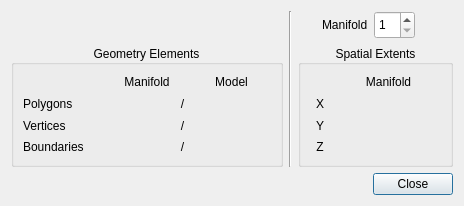
<?xml version="1.0" encoding="UTF-8"?>
<ui version="4.0">
 <class>ModelPropertiesDialog</class>
 <widget class="QDialog" name="ModelPropertiesDialog">
  <property name="geometry">
   <rect>
    <x>0</x>
    <y>0</y>
    <width>464</width>
    <height>206</height>
   </rect>
  </property>
  <property name="sizePolicy">
   <sizepolicy hsizetype="MinimumExpanding" vsizetype="MinimumExpanding">
    <horstretch>0</horstretch>
    <verstretch>0</verstretch>
   </sizepolicy>
  </property>
  <property name="minimumSize">
   <size>
    <width>0</width>
    <height>0</height>
   </size>
  </property>
  <property name="windowTitle">
   <string>Dialog</string>
  </property>
  <layout class="QVBoxLayout" name="verticalLayout_5">
   <item>
    <layout class="QHBoxLayout" name="horizontalLayout_10" stretch="7,0,4">
     <item>
      <layout class="QVBoxLayout" name="verticalLayout_4" stretch="0,1">
       <item>
        <layout class="QHBoxLayout" name="horizontalLayout_11">
         <item>
          <spacer name="horizontalSpacer_4">
           <property name="orientation">
            <enum>Qt::Horizontal</enum>
           </property>
           <property name="sizeHint" stdset="0">
            <size>
             <width>40</width>
             <height>28</height>
            </size>
           </property>
          </spacer>
         </item>
         <item>
          <widget class="QLabel" name="textureMappedLabel">
           <property name="sizePolicy">
            <sizepolicy hsizetype="Preferred" vsizetype="Preferred">
             <horstretch>1</horstretch>
             <verstretch>0</verstretch>
            </sizepolicy>
           </property>
           <property name="palette">
            <palette>
             <active>
              <colorrole role="Text">
               <brush brushstyle="SolidPattern">
                <color alpha="255">
                 <red>204</red>
                 <green>0</green>
                 <blue>0</blue>
                </color>
               </brush>
              </colorrole>
              <colorrole role="PlaceholderText">
               <brush brushstyle="SolidPattern">
                <color alpha="128">
                 <red>204</red>
                 <green>0</green>
                 <blue>0</blue>
                </color>
               </brush>
              </colorrole>
             </active>
             <inactive>
              <colorrole role="Text">
               <brush brushstyle="SolidPattern">
                <color alpha="255">
                 <red>204</red>
                 <green>0</green>
                 <blue>0</blue>
                </color>
               </brush>
              </colorrole>
              <colorrole role="PlaceholderText">
               <brush brushstyle="SolidPattern">
                <color alpha="128">
                 <red>204</red>
                 <green>0</green>
                 <blue>0</blue>
                </color>
               </brush>
              </colorrole>
             </inactive>
             <disabled>
              <colorrole role="Text">
               <brush brushstyle="SolidPattern">
                <color alpha="96">
                 <red>164</red>
                 <green>166</green>
                 <blue>168</blue>
                </color>
               </brush>
              </colorrole>
              <colorrole role="PlaceholderText">
               <brush brushstyle="SolidPattern">
                <color alpha="128">
                 <red>208</red>
                 <green>208</green>
                 <blue>208</blue>
                </color>
               </brush>
              </colorrole>
             </disabled>
            </palette>
           </property>
           <property name="font">
            <font>
             <weight>75</weight>
             <bold>true</bold>
            </font>
           </property>
           <property name="frameShape">
            <enum>QFrame::NoFrame</enum>
           </property>
           <property name="text">
            <string/>
           </property>
           <property name="alignment">
            <set>Qt::AlignCenter</set>
           </property>
          </widget>
         </item>
         <item>
          <spacer name="horizontalSpacer_3">
           <property name="orientation">
            <enum>Qt::Horizontal</enum>
           </property>
           <property name="sizeHint" stdset="0">
            <size>
             <width>40</width>
             <height>28</height>
            </size>
           </property>
          </spacer>
         </item>
        </layout>
       </item>
       <item>
        <widget class="QGroupBox" name="geometryGroupBox">
         <property name="sizePolicy">
          <sizepolicy hsizetype="Preferred" vsizetype="Preferred">
           <horstretch>0</horstretch>
           <verstretch>0</verstretch>
          </sizepolicy>
         </property>
         <property name="title">
          <string>Geometry Elements</string>
         </property>
         <property name="alignment">
          <set>Qt::AlignCenter</set>
         </property>
         <layout class="QVBoxLayout" name="verticalLayout">
          <item>
           <layout class="QHBoxLayout" name="horizontalLayout_8">
            <item>
             <widget class="QLabel" name="label_7">
              <property name="text">
               <string/>
              </property>
             </widget>
            </item>
            <item>
             <widget class="QLabel" name="label_9">
              <property name="frameShape">
               <enum>QFrame::NoFrame</enum>
              </property>
              <property name="text">
               <string>Manifold</string>
              </property>
              <property name="alignment">
               <set>Qt::AlignCenter</set>
              </property>
             </widget>
            </item>
            <item>
             <widget class="QLabel" name="label_10">
              <property name="frameShape">
               <enum>QFrame::NoFrame</enum>
              </property>
              <property name="text">
               <string>Model</string>
              </property>
              <property name="alignment">
               <set>Qt::AlignCenter</set>
              </property>
             </widget>
            </item>
           </layout>
          </item>
          <item>
           <layout class="QHBoxLayout" name="horizontalLayout_4">
            <item>
             <widget class="QLabel" name="label_4">
              <property name="minimumSize">
               <size>
                <width>65</width>
                <height>0</height>
               </size>
              </property>
              <property name="text">
               <string>Polygons</string>
              </property>
             </widget>
            </item>
            <item>
             <widget class="QLabel" name="manifoldPolygonsLabel">
              <property name="sizePolicy">
               <sizepolicy hsizetype="Preferred" vsizetype="Preferred">
                <horstretch>1</horstretch>
                <verstretch>0</verstretch>
               </sizepolicy>
              </property>
              <property name="minimumSize">
               <size>
                <width>60</width>
                <height>0</height>
               </size>
              </property>
              <property name="frameShape">
               <enum>QFrame::NoFrame</enum>
              </property>
              <property name="text">
               <string/>
              </property>
              <property name="alignment">
               <set>Qt::AlignCenter</set>
              </property>
             </widget>
            </item>
            <item>
             <widget class="QLabel" name="label_13">
              <property name="sizePolicy">
               <sizepolicy hsizetype="Preferred" vsizetype="Preferred">
                <horstretch>0</horstretch>
                <verstretch>0</verstretch>
               </sizepolicy>
              </property>
              <property name="text">
               <string>/</string>
              </property>
              <property name="alignment">
               <set>Qt::AlignCenter</set>
              </property>
             </widget>
            </item>
            <item>
             <widget class="QLabel" name="modelPolygonsLabel">
              <property name="sizePolicy">
               <sizepolicy hsizetype="Preferred" vsizetype="Preferred">
                <horstretch>1</horstretch>
                <verstretch>0</verstretch>
               </sizepolicy>
              </property>
              <property name="minimumSize">
               <size>
                <width>60</width>
                <height>0</height>
               </size>
              </property>
              <property name="frameShape">
               <enum>QFrame::NoFrame</enum>
              </property>
              <property name="text">
               <string/>
              </property>
              <property name="alignment">
               <set>Qt::AlignCenter</set>
              </property>
             </widget>
            </item>
           </layout>
          </item>
          <item>
           <layout class="QHBoxLayout" name="horizontalLayout_3">
            <item>
             <widget class="QLabel" name="label_5">
              <property name="minimumSize">
               <size>
                <width>65</width>
                <height>0</height>
               </size>
              </property>
              <property name="text">
               <string>Vertices</string>
              </property>
             </widget>
            </item>
            <item>
             <widget class="QLabel" name="manifoldVerticesLabel">
              <property name="sizePolicy">
               <sizepolicy hsizetype="Preferred" vsizetype="Preferred">
                <horstretch>1</horstretch>
                <verstretch>0</verstretch>
               </sizepolicy>
              </property>
              <property name="minimumSize">
               <size>
                <width>60</width>
                <height>0</height>
               </size>
              </property>
              <property name="frameShape">
               <enum>QFrame::NoFrame</enum>
              </property>
              <property name="text">
               <string/>
              </property>
              <property name="alignment">
               <set>Qt::AlignCenter</set>
              </property>
             </widget>
            </item>
            <item>
             <widget class="QLabel" name="label_14">
              <property name="text">
               <string>/</string>
              </property>
              <property name="alignment">
               <set>Qt::AlignCenter</set>
              </property>
             </widget>
            </item>
            <item>
             <widget class="QLabel" name="modelVerticesLabel">
              <property name="sizePolicy">
               <sizepolicy hsizetype="Preferred" vsizetype="Preferred">
                <horstretch>1</horstretch>
                <verstretch>0</verstretch>
               </sizepolicy>
              </property>
              <property name="minimumSize">
               <size>
                <width>60</width>
                <height>0</height>
               </size>
              </property>
              <property name="frameShape">
               <enum>QFrame::NoFrame</enum>
              </property>
              <property name="text">
               <string/>
              </property>
              <property name="alignment">
               <set>Qt::AlignCenter</set>
              </property>
             </widget>
            </item>
           </layout>
          </item>
          <item>
           <layout class="QHBoxLayout" name="horizontalLayout_2">
            <item>
             <widget class="QLabel" name="label_6">
              <property name="minimumSize">
               <size>
                <width>65</width>
                <height>0</height>
               </size>
              </property>
              <property name="text">
               <string>Boundaries</string>
              </property>
             </widget>
            </item>
            <item>
             <widget class="QLabel" name="manifoldBoundariesLabel">
              <property name="sizePolicy">
               <sizepolicy hsizetype="Preferred" vsizetype="Preferred">
                <horstretch>1</horstretch>
                <verstretch>0</verstretch>
               </sizepolicy>
              </property>
              <property name="minimumSize">
               <size>
                <width>60</width>
                <height>0</height>
               </size>
              </property>
              <property name="frameShape">
               <enum>QFrame::NoFrame</enum>
              </property>
              <property name="text">
               <string/>
              </property>
              <property name="alignment">
               <set>Qt::AlignCenter</set>
              </property>
             </widget>
            </item>
            <item>
             <widget class="QLabel" name="label_15">
              <property name="text">
               <string>/</string>
              </property>
              <property name="alignment">
               <set>Qt::AlignCenter</set>
              </property>
             </widget>
            </item>
            <item>
             <widget class="QLabel" name="modelBoundariesLabel">
              <property name="sizePolicy">
               <sizepolicy hsizetype="Preferred" vsizetype="Preferred">
                <horstretch>1</horstretch>
                <verstretch>0</verstretch>
               </sizepolicy>
              </property>
              <property name="minimumSize">
               <size>
                <width>60</width>
                <height>0</height>
               </size>
              </property>
              <property name="frameShape">
               <enum>QFrame::NoFrame</enum>
              </property>
              <property name="text">
               <string/>
              </property>
              <property name="alignment">
               <set>Qt::AlignCenter</set>
              </property>
             </widget>
            </item>
           </layout>
          </item>
         </layout>
        </widget>
       </item>
      </layout>
     </item>
     <item>
      <widget class="Line" name="line">
       <property name="orientation">
        <enum>Qt::Vertical</enum>
       </property>
      </widget>
     </item>
     <item>
      <layout class="QVBoxLayout" name="verticalLayout_3" stretch="0,1">
       <item>
        <layout class="QHBoxLayout" name="horizontalLayout">
         <item>
          <spacer name="horizontalSpacer">
           <property name="orientation">
            <enum>Qt::Horizontal</enum>
           </property>
           <property name="sizeHint" stdset="0">
            <size>
             <width>40</width>
             <height>28</height>
            </size>
           </property>
          </spacer>
         </item>
         <item>
          <widget class="QLabel" name="label_2">
           <property name="sizePolicy">
            <sizepolicy hsizetype="Preferred" vsizetype="Preferred">
             <horstretch>0</horstretch>
             <verstretch>0</verstretch>
            </sizepolicy>
           </property>
           <property name="text">
            <string>Manifold</string>
           </property>
          </widget>
         </item>
         <item>
          <widget class="QSpinBox" name="manifoldSpinBox">
           <property name="sizePolicy">
            <sizepolicy hsizetype="Minimum" vsizetype="Preferred">
             <horstretch>0</horstretch>
             <verstretch>0</verstretch>
            </sizepolicy>
           </property>
           <property name="minimumSize">
            <size>
             <width>41</width>
             <height>0</height>
            </size>
           </property>
           <property name="maximumSize">
            <size>
             <width>41</width>
             <height>16777215</height>
            </size>
           </property>
           <property name="keyboardTracking">
            <bool>true</bool>
           </property>
           <property name="minimum">
            <number>1</number>
           </property>
           <property name="maximum">
            <number>99</number>
           </property>
           <property name="value">
            <number>1</number>
           </property>
          </widget>
         </item>
         <item>
          <widget class="QLabel" name="maxManifoldsLabel">
           <property name="sizePolicy">
            <sizepolicy hsizetype="Preferred" vsizetype="Preferred">
             <horstretch>1</horstretch>
             <verstretch>0</verstretch>
            </sizepolicy>
           </property>
           <property name="frameShape">
            <enum>QFrame::NoFrame</enum>
           </property>
           <property name="text">
            <string/>
           </property>
          </widget>
         </item>
         <item>
          <spacer name="horizontalSpacer_2">
           <property name="orientation">
            <enum>Qt::Horizontal</enum>
           </property>
           <property name="sizeHint" stdset="0">
            <size>
             <width>40</width>
             <height>28</height>
            </size>
           </property>
          </spacer>
         </item>
        </layout>
       </item>
       <item>
        <widget class="QGroupBox" name="spatialGroupBox">
         <property name="sizePolicy">
          <sizepolicy hsizetype="Preferred" vsizetype="Preferred">
           <horstretch>0</horstretch>
           <verstretch>0</verstretch>
          </sizepolicy>
         </property>
         <property name="title">
          <string>Spatial Extents</string>
         </property>
         <property name="alignment">
          <set>Qt::AlignCenter</set>
         </property>
         <layout class="QVBoxLayout" name="verticalLayout_2">
          <item>
           <layout class="QHBoxLayout" name="horizontalLayout_9">
            <item>
             <widget class="QLabel" name="label_8">
              <property name="maximumSize">
               <size>
                <width>20</width>
                <height>16777215</height>
               </size>
              </property>
              <property name="text">
               <string/>
              </property>
             </widget>
            </item>
            <item>
             <widget class="QLabel" name="label_11">
              <property name="frameShape">
               <enum>QFrame::NoFrame</enum>
              </property>
              <property name="text">
               <string>Manifold</string>
              </property>
              <property name="alignment">
               <set>Qt::AlignCenter</set>
              </property>
             </widget>
            </item>
           </layout>
          </item>
          <item>
           <layout class="QHBoxLayout" name="horizontalLayout_5">
            <item>
             <widget class="QLabel" name="label_18">
              <property name="maximumSize">
               <size>
                <width>20</width>
                <height>16777215</height>
               </size>
              </property>
              <property name="text">
               <string>X</string>
              </property>
              <property name="alignment">
               <set>Qt::AlignCenter</set>
              </property>
             </widget>
            </item>
            <item>
             <widget class="QLabel" name="manifoldXLabel">
              <property name="minimumSize">
               <size>
                <width>89</width>
                <height>0</height>
               </size>
              </property>
              <property name="frameShape">
               <enum>QFrame::NoFrame</enum>
              </property>
              <property name="text">
               <string/>
              </property>
              <property name="alignment">
               <set>Qt::AlignCenter</set>
              </property>
             </widget>
            </item>
           </layout>
          </item>
          <item>
           <layout class="QHBoxLayout" name="horizontalLayout_6">
            <item>
             <widget class="QLabel" name="label_19">
              <property name="maximumSize">
               <size>
                <width>20</width>
                <height>16777215</height>
               </size>
              </property>
              <property name="text">
               <string>Y</string>
              </property>
              <property name="alignment">
               <set>Qt::AlignCenter</set>
              </property>
             </widget>
            </item>
            <item>
             <widget class="QLabel" name="manifoldYLabel">
              <property name="minimumSize">
               <size>
                <width>89</width>
                <height>0</height>
               </size>
              </property>
              <property name="frameShape">
               <enum>QFrame::NoFrame</enum>
              </property>
              <property name="text">
               <string/>
              </property>
              <property name="alignment">
               <set>Qt::AlignCenter</set>
              </property>
             </widget>
            </item>
           </layout>
          </item>
          <item>
           <layout class="QHBoxLayout" name="horizontalLayout_7">
            <item>
             <widget class="QLabel" name="label_20">
              <property name="maximumSize">
               <size>
                <width>20</width>
                <height>16777215</height>
               </size>
              </property>
              <property name="text">
               <string>Z</string>
              </property>
              <property name="alignment">
               <set>Qt::AlignCenter</set>
              </property>
             </widget>
            </item>
            <item>
             <widget class="QLabel" name="manifoldZLabel">
              <property name="minimumSize">
               <size>
                <width>89</width>
                <height>0</height>
               </size>
              </property>
              <property name="frameShape">
               <enum>QFrame::NoFrame</enum>
              </property>
              <property name="text">
               <string/>
              </property>
              <property name="alignment">
               <set>Qt::AlignCenter</set>
              </property>
             </widget>
            </item>
           </layout>
          </item>
         </layout>
        </widget>
       </item>
      </layout>
     </item>
    </layout>
   </item>
   <item>
    <layout class="QHBoxLayout" name="horizontalLayout_12" stretch="0">
     <item>
      <widget class="QDialogButtonBox" name="buttonBox">
       <property name="orientation">
        <enum>Qt::Horizontal</enum>
       </property>
       <property name="standardButtons">
        <set>QDialogButtonBox::Close</set>
       </property>
      </widget>
     </item>
    </layout>
   </item>
  </layout>
 </widget>
 <resources/>
 <connections>
  <connection>
   <sender>buttonBox</sender>
   <signal>accepted()</signal>
   <receiver>ModelPropertiesDialog</receiver>
   <slot>accept()</slot>
   <hints>
    <hint type="sourcelabel">
     <x>248</x>
     <y>254</y>
    </hint>
    <hint type="destinationlabel">
     <x>157</x>
     <y>274</y>
    </hint>
   </hints>
  </connection>
  <connection>
   <sender>buttonBox</sender>
   <signal>rejected()</signal>
   <receiver>ModelPropertiesDialog</receiver>
   <slot>reject()</slot>
   <hints>
    <hint type="sourcelabel">
     <x>316</x>
     <y>260</y>
    </hint>
    <hint type="destinationlabel">
     <x>286</x>
     <y>274</y>
    </hint>
   </hints>
  </connection>
 </connections>
</ui>
